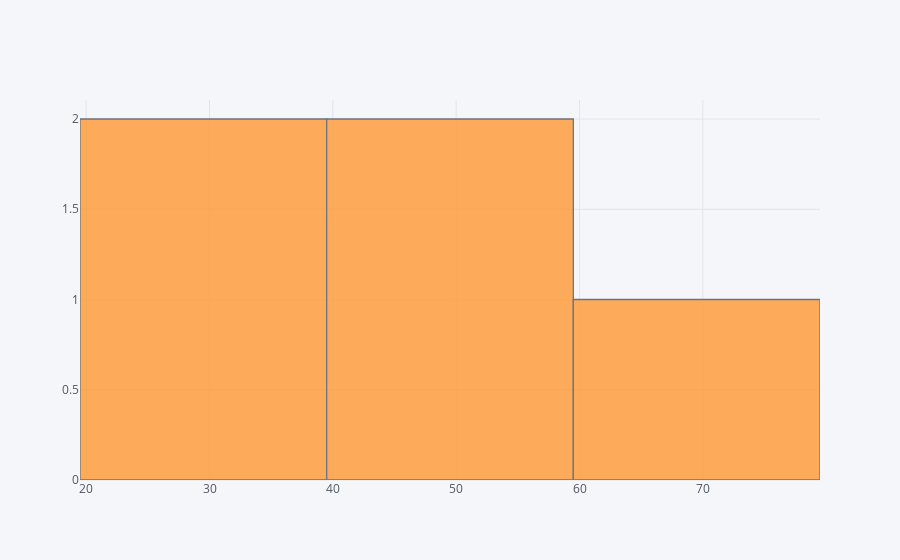

The code cell stored with this chart in its notebook:
### Code cell
m['total_strength'].iplot(kind='histogram')

### Figure 1 — Plotly figure (JSON) as saved in the notebook; plotly's stock layout.template omitted (floating-point values rounded to 4 significant figures)
{"data": [{"histfunc": "count", "histnorm": "", "marker": {"color": "rgba(255, 153, 51, 1.0)", "line": {"color": "#4D5663", "width": 1.3}}, "name": "total_strength", "opacity": 0.8, "orientation": "v", "type": "histogram", "uid": "f23335d8-9561-45ec-93b2-2751e0dec6df", "x": [50, 30, 40, 20, 60]}], "layout": {"barmode": "overlay", "legend": {"bgcolor": "#F5F6F9", "font": {"color": "#4D5663"}}, "paper_bgcolor": "#F5F6F9", "plot_bgcolor": "#F5F6F9", "title": {"font": {"color": "#4D5663"}}, "xaxis": {"gridcolor": "#E1E5ED", "showgrid": true, "tickfont": {"color": "#4D5663"}, "title": {"font": {"color": "#4D5663"}, "text": ""}, "zerolinecolor": "#E1E5ED"}, "yaxis": {"gridcolor": "#E1E5ED", "showgrid": true, "tickfont": {"color": "#4D5663"}, "title": {"font": {"color": "#4D5663"}, "text": ""}, "zerolinecolor": "#E1E5ED"}}}
